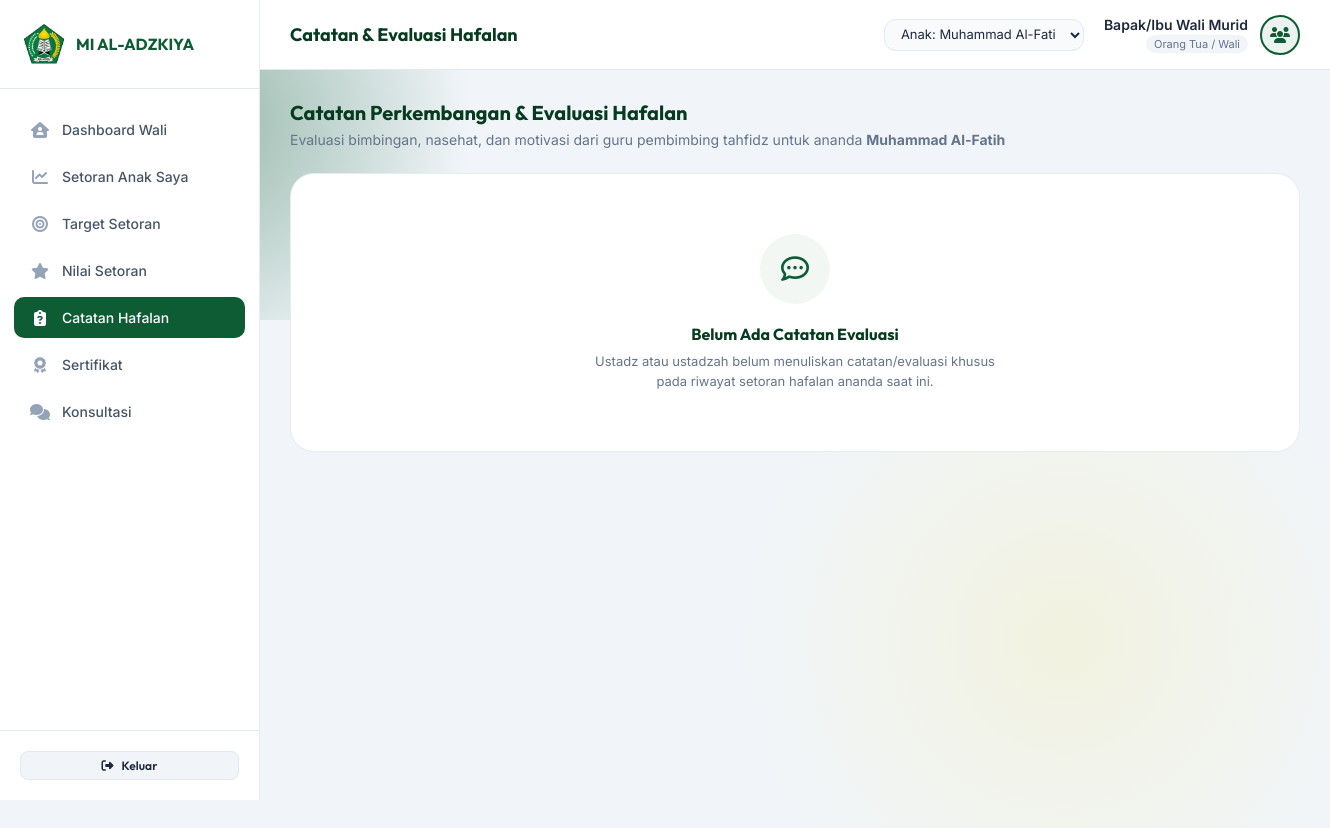
The app's page /orang_tua/catatan.php (signed in), older data.
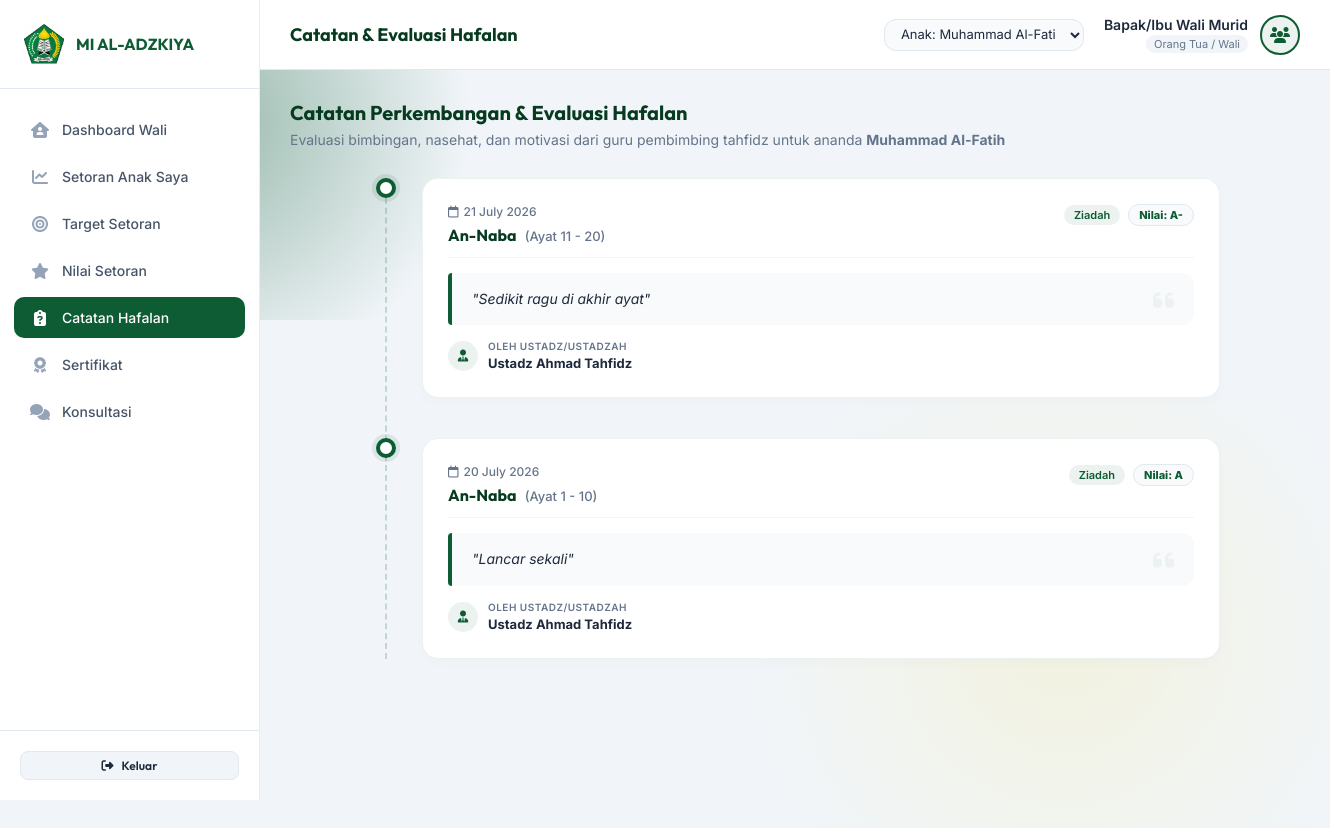
The same page, newer data.
### tables this page shows
CREATE TABLE siswa (
    id INT AUTO_INCREMENT PRIMARY KEY,
    nisn VARCHAR(20) NOT NULL UNIQUE,
    nama_lengkap VARCHAR(100) NOT NULL,
    ttl VARCHAR(100) NULL,
    jenis_kelamin ENUM('L','P') NULL,
    kelas_id INT,
    orang_tua_id INT,
    status_aktif ENUM('aktif','alumni','keluar') DEFAULT 'aktif',
    foto_profil VARCHAR(255) NULL,
    FOREIGN KEY (kelas_id) REFERENCES kelas(id) ON DELETE SET NULL,
    FOREIGN KEY (orang_tua_id) REFERENCES orang_tua(id) ON DELETE SET NULL
);

CREATE TABLE setoran_tahfidz (
    id INT AUTO_INCREMENT PRIMARY KEY,
    siswa_id INT NOT NULL,
    guru_id INT NOT NULL,
    tanggal DATE NOT NULL,
    surah VARCHAR(100) NOT NULL,
    ayat_mulai INT NOT NULL,
    ayat_selesai INT NOT NULL,
    jenis ENUM('ziadah','murajaah') NOT NULL,
    nilai CHAR(2) NOT NULL,
    nilai_angka INT NULL,
    catatan TEXT NULL,
    created_at TIMESTAMP DEFAULT CURRENT_TIMESTAMP,
    FOREIGN KEY (siswa_id) REFERENCES siswa(id) ON DELETE CASCADE,
    FOREIGN KEY (guru_id) REFERENCES guru_tahfidz(id) ON DELETE CASCADE
);

CREATE TABLE guru_tahfidz (
    id INT AUTO_INCREMENT PRIMARY KEY,
    user_id INT NOT NULL UNIQUE,
    nip VARCHAR(30) UNIQUE,
    nama_lengkap VARCHAR(100) NOT NULL,
    no_hp VARCHAR(20),
    foto_profil VARCHAR(255) NULL,
    FOREIGN KEY (user_id) REFERENCES users(id) ON DELETE CASCADE
);

### orang_tua/catatan.php (the view, shortened to what this page needs)
<?php
require_once '../config/database.php';
require_once 'header.php';
$catatan_list = [];
if ($anak_aktif) {
    try {
        $stmt = $pdo->prepare("
            SELECT st.*, gt.nama_lengkap AS nama_guru
            FROM setoran_tahfidz st
            JOIN guru_tahfidz gt ON st.guru_id = gt.id
            WHERE st.siswa_id = :siswa_id AND st.catatan IS NOT NULL AND TRIM(st.catatan) != ''
            ORDER BY st.tanggal DESC, st.id DESC
        ");
        $stmt->execute(['siswa_id' => $anak_aktif['id']]);
        $catatan_list = $stmt->fetchAll();
    } catch (\PDOException $e) {
        $error = 'Gagal memuat catatan evaluasi.';
    }
}
?>
<?php if (empty($daftar_anak)): ?>
    <div class="card" style="margin-top: 20px; box-shadow: none; border: 1.5px solid rgba(239, 68, 68, 0.2); background-color: rgba(239, 68, 68, 0.03); width: 100%; max-width: 100%;">
        <div style="display: flex; gap: 15px; align-items: flex-start;">
            <i class="fa-solid fa-triangle-exclamation" style="font-size: 30px; color: var(--error-color);"></i>
            <div>
                <h3 style="color: #991b1b; font-family: var(--font-heading); margin-bottom: 8px;">Data Anak Belum Terhubung</h3>
                <p style="font-size: 14px; color: var(--text-muted); line-height: 1.6;">
                    Akun Anda belum terhubung dengan data siswa mana pun.
                </p>
            </div>
        </div>
    </div>
<?php else: ?>
    <div style="margin-bottom: 25px;">
        <h2 style="font-size: 20px; font-family: var(--font-heading); color: var(--primary-dark); margin-bottom: 6px;">
            Catatan Perkembangan & Evaluasi Hafalan
        </h2>
        <p style="font-size: 14px; color: var(--text-muted);">
            Evaluasi bimbingan, nasehat, dan motivasi dari guru pembimbing tahfidz untuk ananda <strong><?php echo htmlspecialchars($anak_aktif['nama_lengkap']); ?></strong>
        </p>
    </div>
    <?php if (empty($catatan_list)): ?>
        <div class="card" style="box-shadow: none; border: 1px solid rgba(13, 92, 52, 0.1); width: 100%; max-width: 100%; text-align: center; padding: 60px 20px;">
            <div style="width: 70px; height: 70px; border-radius: 50%; background-color: rgba(13, 92, 52, 0.05); display: flex; justify-content: center; align-items: center; margin: 0 auto 20px; color: var(--primary-color); font-size: 28px;">
                <i class="fa-regular fa-comment-dots"></i>
            </div>
            <h3 style="font-family: var(--font-heading); color: var(--primary-dark); font-size: 16px; margin-bottom: 8px;">Belum Ada Catatan Evaluasi</h3>
            <p style="font-size: 13px; color: var(--text-muted); max-width: 400px; margin: 0 auto; line-height: 1.5;">
                Ustadz atau ustadzah belum menuliskan catatan/evaluasi khusus pada riwayat setoran hafalan ananda saat ini.
            </p>
        </div>
    <?php else: ?>
        <div style="max-width: 850px; margin: 30px auto 0;">
            <div style="position: relative; padding-left: 35px; border-left: 2px dashed rgba(13, 92, 52, 0.2); margin-left: 15px;">
                <?php foreach ($catatan_list as $catatan):
                    $jenis_label = $catatan['jenis'] === 'ziadah' ? 'Ziadah' : 'Murajaah';
                    $jenis_color = $catatan['jenis'] === 'ziadah' ? 'var(--primary-color)' : '#1d4ed8';
                    $jenis_bg = $catatan['jenis'] === 'ziadah' ? 'rgba(13, 92, 52, 0.08)' : 'rgba(59, 130, 246, 0.08)';
                ?>
                    <div style="position: relative; margin-bottom: 40px;">
                        <div style="position: absolute; left: -46px; top: 0; width: 20px; height: 20px; border-radius: 50%; background-color: #ffffff; border: 4px solid var(--primary-color); box-shadow: 0 0 0 4px rgba(13, 92, 52, 0.1); z-index: 2;"></div>
                        <div style="background-color: #ffffff; border: 1.5px solid rgba(13, 92, 52, 0.08); border-radius: 16px; padding: 25px; box-shadow: 0 4px 12px rgba(0, 0, 0, 0.02); transition: all 0.3s;" onmouseover="this.style.borderColor='rgba(13, 92, 52, 0.2)';" onmouseout="this.style.borderColor='rgba(13, 92, 52, 0.08)';">
                            <div style="display: flex; justify-content: space-between; align-items: flex-start; flex-wrap: wrap; gap: 12px; margin-bottom: 15px; border-bottom: 1.5px solid #f1f5f9; padding-bottom: 12px;">
                                <div>
                                    <div style="font-size: 12px; color: var(--text-muted); font-weight: 500; display: flex; align-items: center; gap: 5px;">
                                        <i class="fa-regular fa-calendar"></i>
                                        <span><?php echo date('d F Y', strtotime($catatan['tanggal'])); ?></span>
                                    </div>
                                    <h3 style="font-family: var(--font-heading); color: var(--primary-dark); font-size: 16px; margin-top: 6px; font-weight: 700;">
                                        <?php echo htmlspecialchars($catatan['surah']); ?>
                                        <span style="font-family: var(--font-body); font-size: 13px; font-weight: 500; color: var(--text-muted); margin-left: 5px;">
                                            (Ayat <?php echo $catatan['ayat_mulai']; ?> - <?php echo $catatan['ayat_selesai']; ?>)
                                        </span>
                                    </h3>
                                </div>
                                <div style="display: flex; align-items: center; gap: 8px;">
                                    <span class="badge-status" style="background-color: <?php echo $jenis_bg; ?>; color: <?php echo $jenis_color; ?>; font-size: 11px; padding: 3px 10px; font-weight: 600; border-radius: 20px;">
                                        <?php echo $jenis_label; ?>
                                    </span>
                                    <span class="badge-status" style="background-color: #f8fafc; border: 1px solid #e2e8f0; color: var(--primary-color); font-weight: 800; font-size: 11px; padding: 3px 10px; border-radius: 20px;">
                                        Nilai: <?php echo htmlspecialchars($catatan['nilai']); ?>
                                    </span>
                                </div>
                            </div>
                            <div style="background-color: #f8fafc; border-left: 4px solid var(--primary-color); padding: 15px 20px; border-radius: 4px 12px 12px 4px; font-style: italic; color: var(--text-main); line-height: 1.6; font-size: 14px; margin-bottom: 15px; position: relative;">
                                <i class="fa-solid fa-quote-left" style="position: absolute; right: 20px; top: 15px; font-size: 24px; color: rgba(13, 92, 52, 0.05);"></i>
                                "<?php echo htmlspecialchars($catatan['catatan']); ?>"
                            </div>
                            <div style="display: flex; align-items: center; justify-content: space-between;">
                                <div style="display: flex; align-items: center; gap: 10px;">
                                    <div style="width: 30px; height: 30px; border-radius: 50%; background-color: rgba(13, 92, 52, 0.08); display: flex; justify-content: center; align-items: center; color: var(--primary-color); font-size: 12px;">
                                        <i class="fa-solid fa-user-tie"></i>
                                    </div>
                                    <div>
                                        <span style="font-size: 10px; color: var(--text-muted); display: block; text-transform: uppercase; letter-spacing: 0.5px; font-weight: 600;">Oleh Ustadz/Ustadzah</span>
                                        <strong style="color: var(--text-main); font-size: 13px;"><?php echo htmlspecialchars($catatan['nama_guru']); ?></strong>
                                    </div>
                                </div>
                            </div>
                        </div>
                    </div>
                <?php endforeach; ?>
            </div>
        </div>
    <?php endif; ?>
<?php endif; ?>
</main>
</div>
</div>
</body>
</html>

### orang_tua/header.php (shortened to what this page needs)
<?php
require_once '../config/database.php';
$current_page = basename($_SERVER['SCRIPT_NAME']);
$nama_ortu = $_SESSION['nama_lengkap'];
$user_id = $_SESSION['user_id'];
try {
    $stmt_ortu = $pdo->prepare("SELECT id, nama_lengkap FROM orang_tua WHERE user_id = :user_id");
    $stmt_ortu->execute(['user_id' => $user_id]);
    $ortu_profile = $stmt_ortu->fetch();
    if (!$ortu_profile) {
        $stmt_create = $pdo->prepare("INSERT INTO orang_tua (user_id, nama_lengkap) VALUES (:user_id, :nama)");
        $stmt_create->execute([
            'user_id' => $user_id,
            'nama' => $_SESSION['nama_lengkap']
        ]);
        $ortu_id = $pdo->lastInsertId();
    } else {
        $ortu_id = $ortu_profile['id'];
    }
} catch (\PDOException $e) {
    die("Kesalahan sistem memuat profil: " . $e->getMessage());
}
$daftar_anak = [];
try {
    $stmt_anak = $pdo->prepare("SELECT id, nisn, nama_lengkap, kelas_id, foto_profil FROM siswa WHERE orang_tua_id = :ortu_id");
    $stmt_anak->execute(['ortu_id' => $ortu_id]);
    $daftar_anak = $stmt_anak->fetchAll();
} catch (\PDOException $e) {
}
$anak_aktif = null;
if (isset($_SESSION['selected_child_id'])) {
    foreach ($daftar_anak as $anak) {
        if ($anak['id'] === $_SESSION['selected_child_id']) {
            $anak_aktif = $anak;
            break;
        }
    }
}
function isActive($pageName, $current_page) {
    return $pageName === $current_page ? 'active' : '';
}
?>
<!DOCTYPE html>
<html lang="id">
<head>
    <link rel="stylesheet" href="https://cdnjs.cloudflare.com/ajax/libs/font-awesome/6.4.0/css/all.min.css">
    <link rel="stylesheet" href="../assets/css/style.css?v=1.5">
</head>
<body class="admin-body">
<div class="admin-layout">
    <aside class="admin-sidebar" id="sidebar">
        <div class="admin-sidebar-header">
            <img src="../assets/images/logo.jpg" alt="Logo MI Al-Adzkiya" class="admin-sidebar-logo">
            <span class="admin-sidebar-title">MI AL-ADZKIYA</span>
        </div>
        <ul class="admin-sidebar-menu">
            <li class="admin-menu-item <?php echo isActive('index.php', $current_page); ?>">
                <a href="index.php">
                    <i class="fa-solid fa-house-user"></i>
                    <span>Dashboard Wali</span>
                </a>
            </li>
            <?php if ($anak_aktif): ?>
                <li class="admin-menu-item <?php echo isActive('progres.php', $current_page); ?>">
                    <a href="progres.php">
                        <i class="fa-solid fa-chart-line"></i>
                        <span>Setoran Anak Saya</span>
                    </a>
                </li>
                <li class="admin-menu-item <?php echo isActive('target.php', $current_page); ?>">
                    <a href="target.php">
                        <i class="fa-solid fa-bullseye"></i>
                        <span>Target Setoran</span>
                    </a>
                </li>
                <li class="admin-menu-item <?php echo isActive('nilai.php', $current_page); ?>">
                    <a href="nilai.php">
                        <i class="fa-solid fa-star"></i>
                        <span>Nilai Setoran</span>
                    </a>
                </li>
                <li class="admin-menu-item <?php echo isActive('catatan.php', $current_page); ?>">
                    <a href="catatan.php">
                        <i class="fa-solid fa-clipboard-question"></i>
                        <span>Catatan Hafalan</span>
                    </a>
                </li>
                <li class="admin-menu-item <?php echo isActive('sertifikat.php', $current_page); ?>">
                    <a href="sertifikat.php">
                        <i class="fa-solid fa-award"></i>
                        <span>Sertifikat</span>
                    </a>
                </li>
            <?php endif; ?>
            <li class="admin-menu-item <?php echo isActive('konsultasi.php', $current_page); ?>">
                <a href="konsultasi.php">
                    <i class="fa-solid fa-comments"></i>
                    <span>Konsultasi</span>
                </a>
            </li>
        </ul>
        <div class="admin-sidebar-footer">
            <a href="../logout.php" class="btn btn-secondary btn-sm" style="width: 100%; justify-content: center;">
                <i class="fa-solid fa-right-from-bracket"></i> Keluar
            </a>
        </div>
    </aside>
    <div class="admin-main">
        <header class="admin-topbar">
            <div style="display: flex; align-items: center; gap: 15px;">
                <div class="admin-topbar-title">
                    <?php
                    switch ($current_page) {
                        case 'catatan.php': echo 'Catatan & Evaluasi Hafalan'; break;
                    }
                    ?>
                </div>
            </div>
            <div style="display: flex; align-items: center; gap: 20px;">
                <?php if (count($daftar_anak) > 1): ?>
                    <form action="" method="POST" id="childSelectorForm" style="margin: 0;">
                        <select name="change_child" onchange="document.getElementById('childSelectorForm').submit();" class="form-control" style="padding: 6px 12px; font-size: 13px; width: 200px; height: auto;">
                            <?php foreach ($daftar_anak as $anak): ?>
                                <option value="<?php echo $anak['id']; ?>" <?php echo $anak['id'] === $_SESSION['selected_child_id'] ? 'selected' : ''; ?>>
                                    Anak: <?php echo htmlspecialchars($anak['nama_lengkap']); ?>
                                </option>
                            <?php endforeach; ?>
                        </select>
                    </form>
                <?php endif; ?>
                <div class="admin-user-info">
                    <div style="text-align: right; line-height: 1.2;">
                        <div class="admin-user-name"><?php echo htmlspecialchars($nama_ortu); ?></div>
                        <span class="admin-user-role">Orang Tua / Wali</span>
                    </div>
                    <div class="user-avatar" style="width: 40px; height: 40px; font-size: 16px;">
                        <i class="fa-solid fa-users"></i>
                    </div>
                </div>
            </div>
        </header>
        <main class="admin-content">

Row changes from the older to the newer data that the page shows:
added setoran_tahfidz: tanggal "21 July 2026", surah "An-Naba", ayat_mulai "11", ayat_selesai "20", jenis "Ziadah", nilai "A-", catatan "Sedikit ragu di akhir ayat", guru.nama_lengkap "Ustadz Ahmad Tahfidz"
added setoran_tahfidz: tanggal "20 July 2026", surah "An-Naba", ayat_mulai "1", ayat_selesai "10", jenis "Ziadah", nilai "A", catatan "Lancar sekali", guru.nama_lengkap "Ustadz Ahmad Tahfidz"
Text that changed along with them:
text no longer shown: "Belum Ada Catatan Evaluasi Ustadz atau ustadzah belum menuliskan catatan/evaluasi khusus pada riwayat setoran hafalan ananda saat ini."
